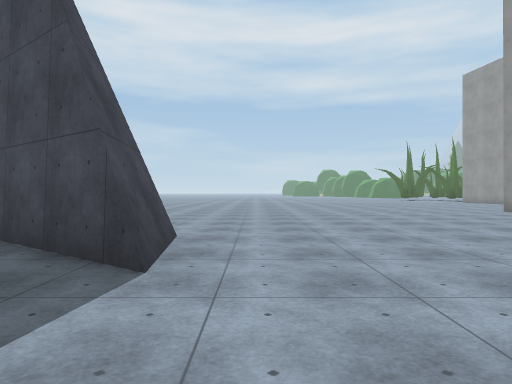
View 1 (above)

24 first-person views from a walk through a scene from a Unity 3-D project. The camera is 1.3 m above the floor, looks level and sees 70° across. The floor is counted in squares, 2 m on a side. Each view is taken from the middle of a square. On the plan, view 1 faces up. The plan holds only what a view shows up to about 11 squares ahead; the rest is blank. The place goes on beyond the plan. Some surface patterns are stand-ins.

View 2
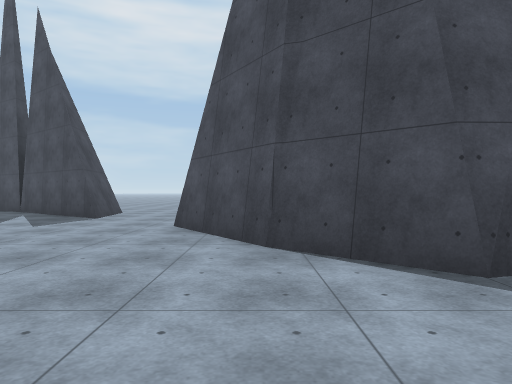

View 3
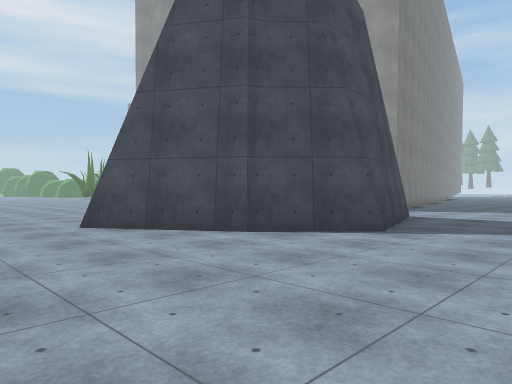

View 4
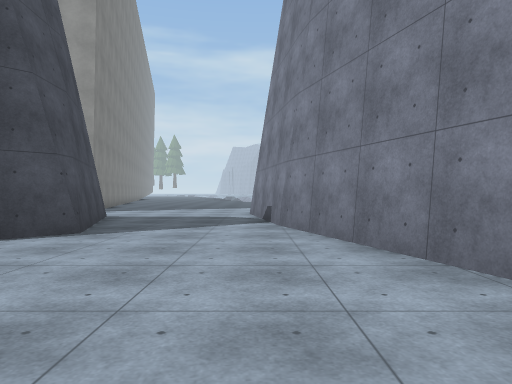

View 5
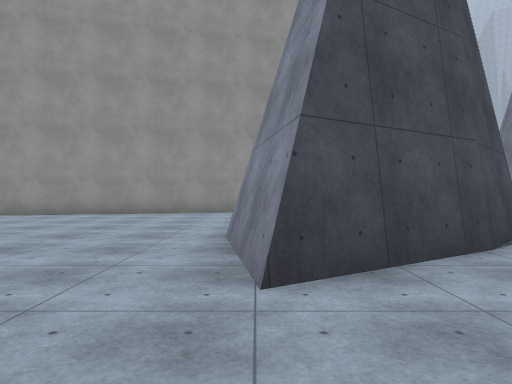

View 6
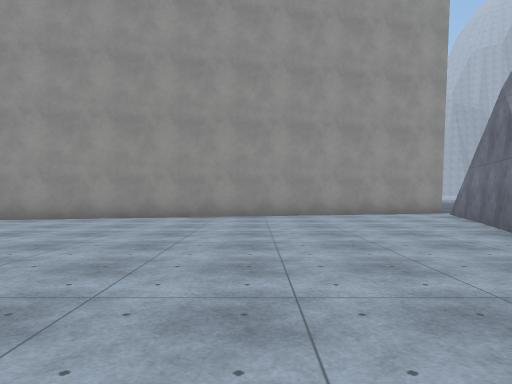

View 7
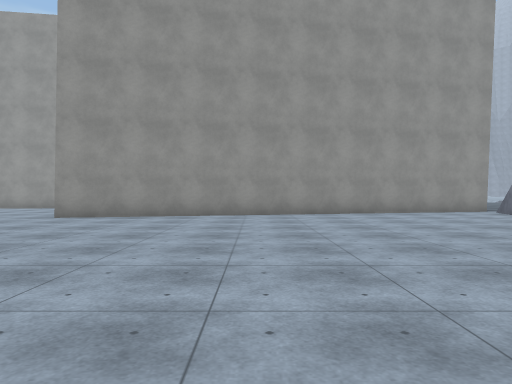

View 8
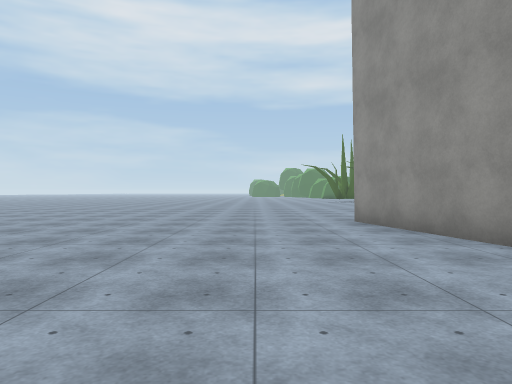

View 9
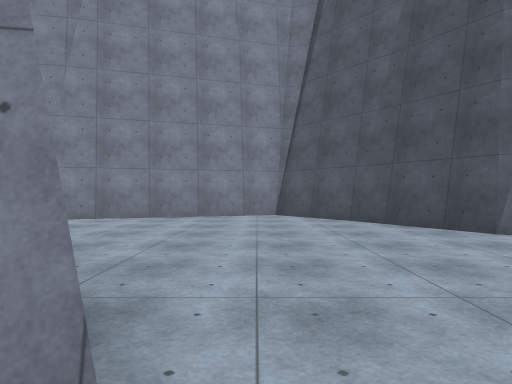

View 10
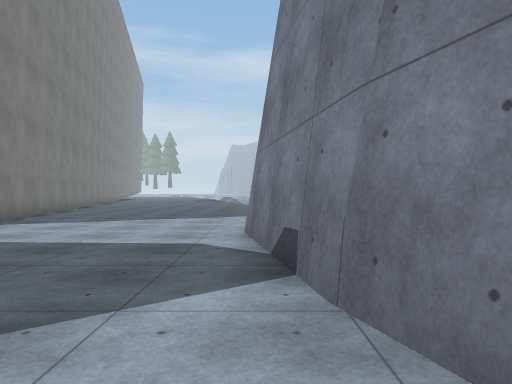

View 11
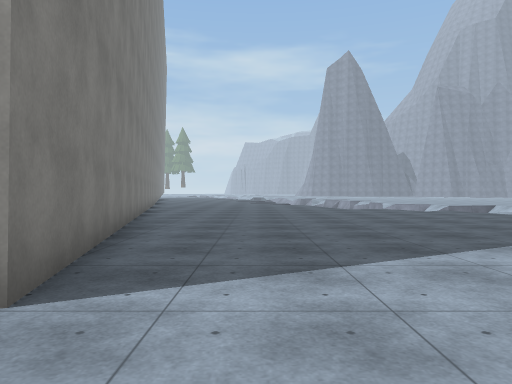

View 12
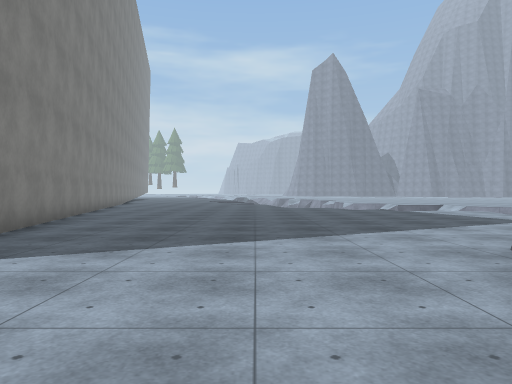

View 13
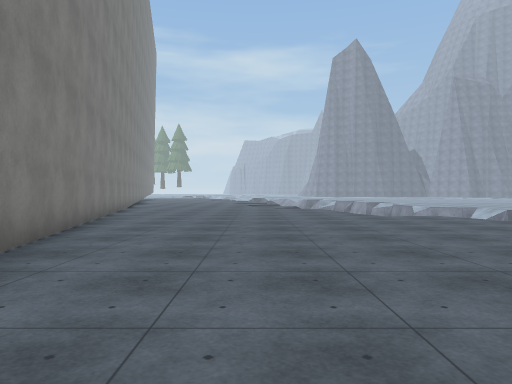

View 14
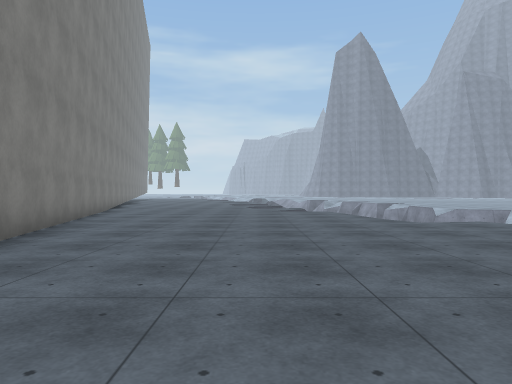

View 15
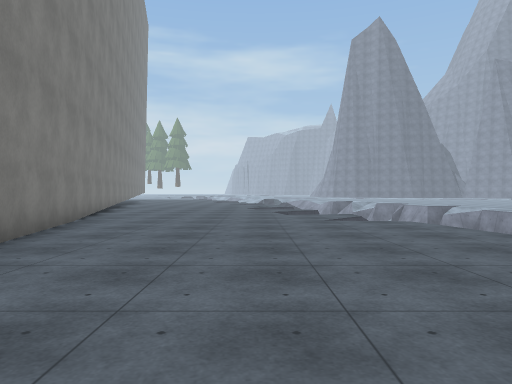

View 16
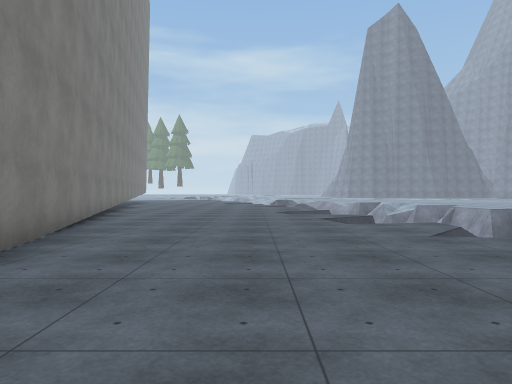

View 17
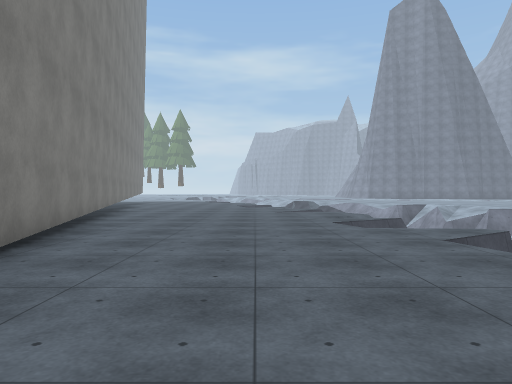

View 18
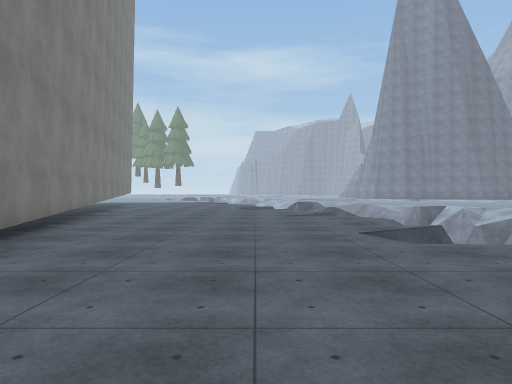

View 19
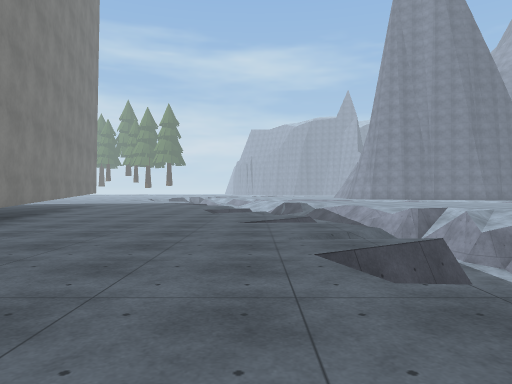

View 20
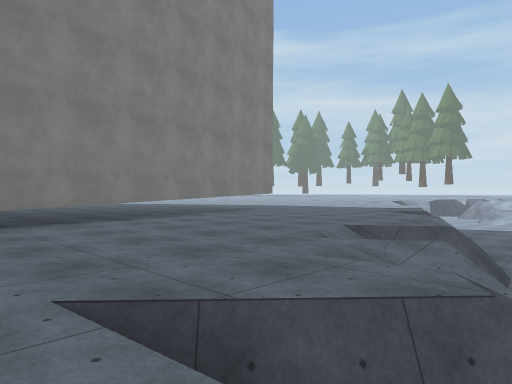

View 21
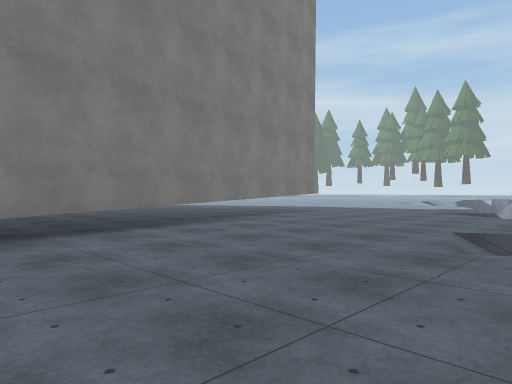

View 22
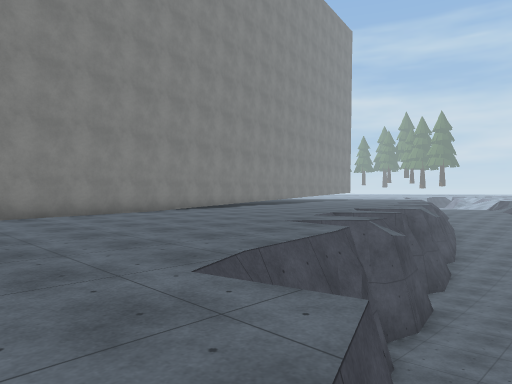

View 23
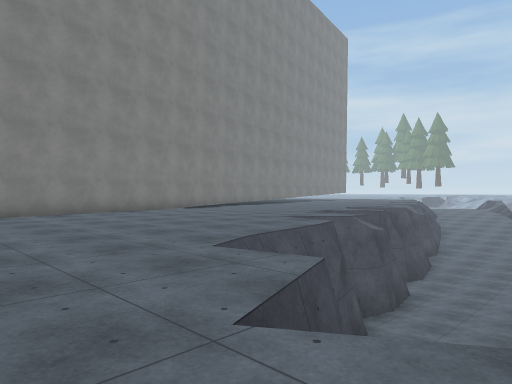

View 24
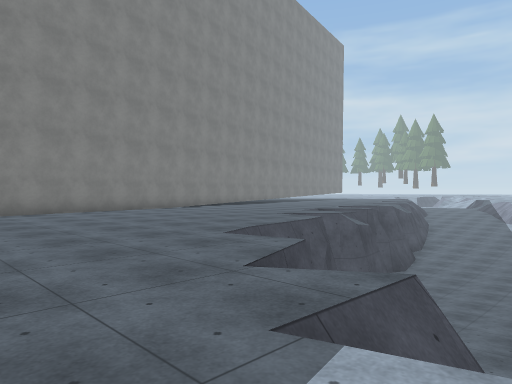

### Floor plan
Key: @ floor where view 1 was taken; # wall or solid block; . main floor; - floor 0.25 m lower than the main floor; _ floor 4.25 m lower than the main floor; < floor 4.5 m lower than the main floor; ( floor 4.75 m lower than the main floor; / step, stairs or slope; = window, fence, low wall or low ledge; ^ raised ledge; v drop or lower ground.
Columns run from 2 left of view 1 to 45 right of it. Each row starts with its distance up from view 1.
 13   ..........
 12   .........#
 11 ...........#
 10 ...........#
  9 ...........#
  8 ...........##
  7 ............#                              #####
  6  ...........#                         ######....
  5 ^#..........#                     #####.........
  4 ##..........##               ######.............
  3 .............#           #####..................
  2 .............#       #####..................././
  1 ....#####....#  ######.....................////
  0  .@.#^   ^##.####.......................-.//= /=
 -1  ....#      #....................../=/..vv//
 -2 ......#  ^#.....................//.==///v
 -3 .......##.....................v.
 -4 ............................./ /#/##
 -5 #.........................v=###v((<<<
 -6 ^.........###............v  /<<<<<<<<
 -7  #....##^^     ........./    _<<<<<<       #
 -8   ###^         ........./  //__<<<<        v
 -9   ^              ......v   //
-10                   .....
-11                     ..

Positions as (right, up) in squares from view 1, and headings:
1: (0, 0), facing up
2: (3, -6), facing up
3: (-1, -6), facing up-right
4: (-1, -6), facing right
5: (-1, 1), facing right
6: (0, 5), facing right
7: (-1, 7), facing right
8: (6, 4), facing up
9: (1, 2), facing down
10: (4, -6), facing right
11: (9, -2), facing right
12: (8, -4), facing right
13: (13, -2), facing right
14: (15, -2), facing right
15: (19, -1), facing right
16: (22, 0), facing right
17: (26, 1), facing right
18: (28, 1), facing right
19: (30, 0), facing right
20: (37, -2), facing up-right
21: (37, 0), facing up-right
22: (21, -8), facing up-right
23: (20, -9), facing up-right
24: (19, -10), facing up-right
